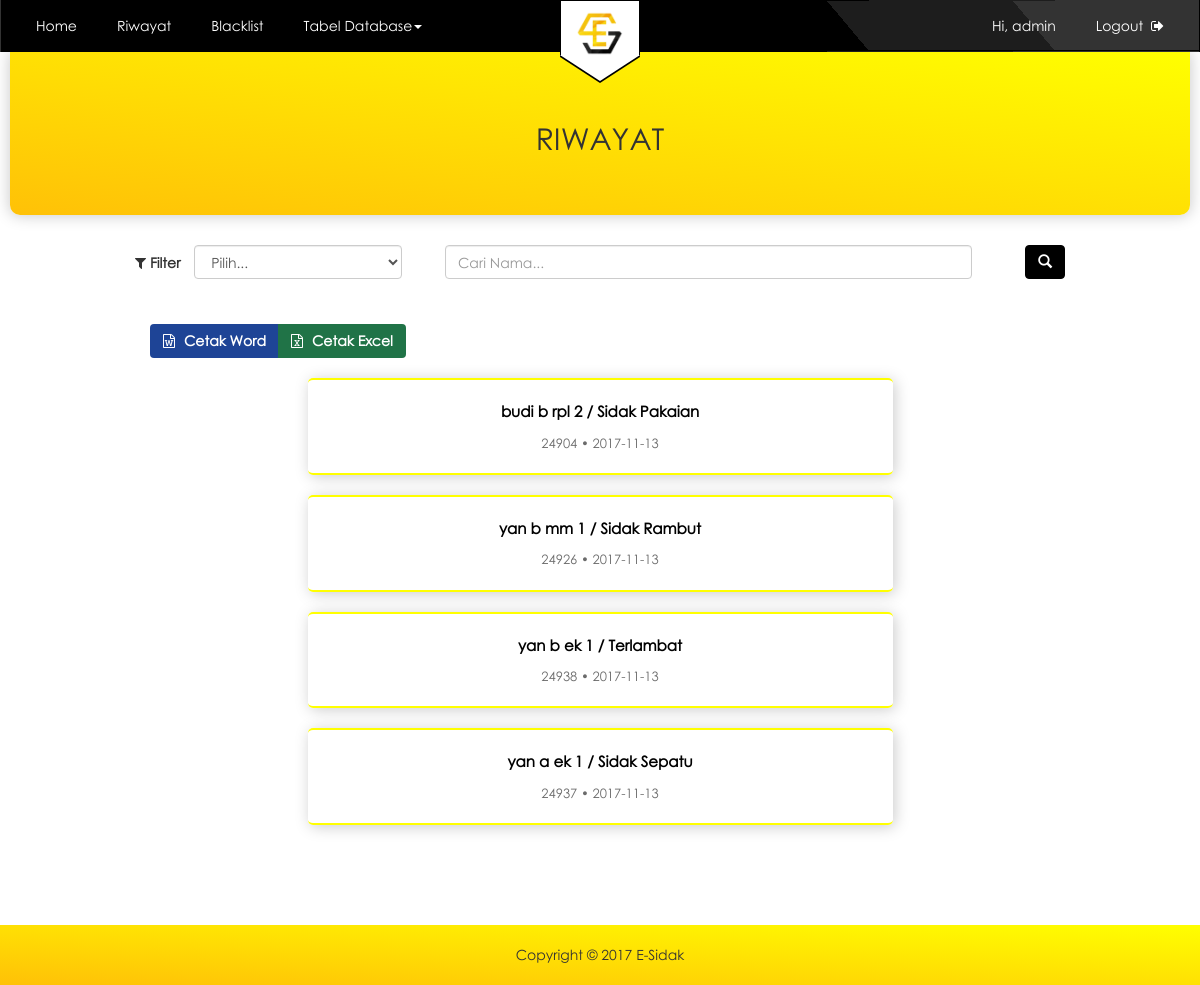
Page /admin/riwayat_admin.php (signed in) on the committed database.
### tables this page shows
CREATE TABLE `user` (
  `id_user` int(12) NOT NULL,
  `nama` varchar(30) NOT NULL,
  `username` varchar(18) NOT NULL,
  `pass` varchar(225) NOT NULL,
  `level` varchar(7) NOT NULL
);

CREATE TABLE `riwayat` (
  `id` int(12) NOT NULL,
  `id_user` int(50) NOT NULL,
  `nis` int(12) NOT NULL,
  `id_pelanggaran` int(50) NOT NULL,
  `tanggal` date NOT NULL
);

CREATE TABLE `data_siswa` (
  `nis` int(12) NOT NULL,
  `nama_siswa` varchar(26) NOT NULL,
  `id_jurusan` int(8) NOT NULL,
  `kelas` int(5) NOT NULL,
  `indeks` int(5) NOT NULL,
  `nama_ortu` varchar(26) NOT NULL,
  `no_ortu` varchar(14) NOT NULL,
  `alamat` varchar(38) NOT NULL,
  `poin` int(100) NOT NULL
);

CREATE TABLE `pelanggaran` (
  `id_pelanggaran` int(12) NOT NULL,
  `nama_pelanggaran` varchar(18) NOT NULL,
  `min_poin` int(100) NOT NULL
);

### admin/riwayat_admin.php (the view, shortened to what this page needs)
<!DOCTYPE html>
<?php
include "../config/koneksi.php";
if(@$_SESSION['admin'] || @$_SESSION['guru']|| @$_SESSION['osis']) {
?>
<?php
if(@$_SESSION['admin']) {
  $userlogin = @$_SESSION['admin'];
 } else if(@$_SESSION['guru']) {
  $userlogin = @$_SESSION['guru'];
 }else{
  $userlogin = @$_SESSION['osis'];
 }
 $sql = mysqli_query($con,"select * from user where username = '$userlogin'") or die (mysql_error());
 $data = mysqli_fetch_array($sql);
?>
<html>
    <head>
        <link rel="stylesheet" type="text/css" href="../css/bootstrap.min.css">
        <link rel="stylesheet" type="text/css" href="https://cdnjs.cloudflare.com/ajax/libs/font-awesome/4.7.0/css/font-awesome.min.css">
        <link rel="stylesheet" href="../js/jquery-ui.css" />
        <link rel="stylesheet" type="text/css" href="../css/style.css">
        <link rel="stylesheet" type="text/css" href="../css/admin.css">
    </head>
    <body>
<nav class="navbar navbar-default navbar-custom">
      <div class="navbar-header">
        <a class="navbar-brand" href="admin_home.php"><img src="../img/esidak2.png" alt=""></a>
      </div>
      <div class="navbar-collapse collapse">
        <ul class="nav navbar-nav navbar-left">
          <li><a href="admin_home.php">Home</a></li>
          <li><a href="riwayat_admin.php">Riwayat</a></li>
          <li><a href="blacklist_admin.php">Blacklist</a></li>
          <li class="dropdown">
            <a href="#" class="dropdown-toggle" data-toggle="dropdown" role="button" aria-haspopup="true" aria-expanded="false">Tabel Database<span class="caret"></span></a>
          </li>
        </ul>
        <ul class="nav navbar-nav navbar-right">
          <li><a href="#u">Hi, <?php echo $data['username']; ?></a></li>
          <li><a href="../config/logout.php">Logout &nbsp;<i class="fa fa-sign-out"></i></a></li>
        </ul>
      </div>
    </nav>
    <div class="container-fluid">
        <div class="jumbotron-list">
          <h2 class="text-center">RIWAYAT</h2>
      </div>
    </div>
<form function="riwayat_admin.php" method="post">
<div class="container-fluid">
  <div class="box frame-cari2">
    <div class="row">
      <div class="col-md-4 col-sm-4">
        <div class="form-group">
          <label for="cari"><i class="fa fa-filter"></i> Filter</label>
          <select class="form-control select-custom-riwayat" id="pilih" name="bulan">
                <option value="">Pilih...</option>
              </select>
        </div>
      </div>
      <div class="col-md-8 col-sm-8">
        <div class="input-container">
          <input type="text" class="form-control select" id="siswa" name="nama" placeholder="Cari Nama...">
            <button class="btn btn-warning" type="submit" name="cari">
              <span class="glyphicon glyphicon-search"></span>
            </button>
          </div>
        </div>
    </div>
  </div>
</div>
</form>
    <div class="wrapper">
      <div class="container container-button-cetak-rb">
        <div class="col-md-12 btn-group">
          <button type="button" name="button" class="btn btn-cw">
            <a href="../config/word_riwayat.php"><i class="fa fa-file-word-o"></i>&nbsp;Cetak Word</a>
          </button>
          <button type="button" name="button" class="btn btn-ce">
          <a href="../config/excel_riwayat.php"><i class="fa fa-file-excel-o"></i>&nbsp;Cetak Excel</a>
        </button>
        </div>
      </div>
    <div class="container-fluid">
          <div class="col-md-12">
               <?php
                  include "../config/koneksi.php";
                  if (isset($_POST['cari']) and !($_POST['nama'])) {
                    if (!($_POST['bulan'])) {
                      $sqll = mysqli_query($con,"select riwayat.*, data_siswa.nama_siswa, user.nama, pelanggaran.nama_pelanggaran from riwayat
                            join data_siswa on riwayat.nis=data_siswa.nis
                            join user on riwayat.id_user=user.id_user
                            join pelanggaran on riwayat.id_pelanggaran=pelanggaran.id_pelanggaran order by id desc") or die(mysqli_error());
                    }else{
                    $bulan = $_POST['bulan'];
                    $sqll = mysqli_query($con,"select riwayat.*, data_siswa.nama_siswa, user.nama, pelanggaran.nama_pelanggaran from riwayat
                            join data_siswa on riwayat.nis=data_siswa.nis
                            join user on riwayat.id_user=user.id_user
                            join pelanggaran on riwayat.id_pelanggaran=pelanggaran.id_pelanggaran where MONTH(tanggal)='$bulan' ORDER BY tanggal DESC") or die(mysqli_error());
                  }
                }else{
                  $sqll = mysqli_query($con,"select riwayat.*, data_siswa.nama_siswa, user.nama, pelanggaran.nama_pelanggaran from riwayat
                            join data_siswa on riwayat.nis=data_siswa.nis
                            join user on riwayat.id_user=user.id_user
                            join pelanggaran on riwayat.id_pelanggaran=pelanggaran.id_pelanggaran order by id desc") or die(mysqli_error());
                }
                  while($tampil = mysqli_fetch_array($sqll)){
                    ?>
                  <div class="container-panel">
                    <a href="detail_riwayat.php?id=<?php echo $tampil['id']; ?>">
                    <table class="table table-custom">
                    <tbody>
                      <tr>
                        <td><h2><?php echo $tampil['nama_siswa']; ?> / <?php echo $tampil['nama_pelanggaran']; ?></h2></td>
                      </tr>
                      <tr>
                      <td><h4><?php echo $tampil['nis']; ?>&nbsp;•&nbsp;<?php echo $tampil['tanggal']; ?>
                      </h4></td>
                      </tr>
                    </tbody>
                    </table>
                    </a>
                  </div>
                  <?php
                    }
                  ?>
      </div>
    </div>
    </div>
<footer>
      <p>Copyright &copy; 2017 E-Sidak</p>
    </footer>
</body>
</html>
<?php
}
?>

### css/style.css (style rules this page uses)
html,body { font-family: century_gothic; }
.container-fluid { margin: 0; padding: 0 }
.navbar-custom { background: linear-gradient(50deg , #000 70%,#1d1d1d 0, #1d1d1d 85%, #333333 20%); border-radius: 0; border-color: transparent; margin-bottom: 0; }
.navbar-custom .navbar-nav li a, .navbar-custom-user .navbar-nav li a, .navbar-custom-user .navbar-nav li span { color: #fff; border-radius: 4px; display: block; margin: 10px 5px; padding: 5px 15px; }
.navbar-brand img { border: 1px solid black; background: #fff; margin: 0 auto; width: 80px; padding: 10px 15px 0px; border-top: 0; }
.navbar-brand { padding: 0; width: 100%; position: absolute; border-bottom: 1px solid #000; }
.navbar-default .navbar-collapse { border: 0; }
.navbar-brand::after { content:''; position:relative; top: -1.4px; border-style:solid; border-width: 26px 40px 0; border-color: #fff transparent; width:0; display:block; margin:0 auto; }
.navbar-brand::before { content:''; position:absolute; left:50%; top: 141%; border-style:solid; border-width: 26px 40px 0; border-color: #000 transparent; width:0; transform:translate(-50%, -50%); }
.navbar-right { margin-right: 0px; }
.box { margin: 0 150px; }
.col-md-4, .col-md-8 { padding: 0; }
.frame-cari2 { margin-bottom: 30px; }
.form-group label { margin-right: 10px; }
.btn-warning { background: #000; border-color: #000; }
.jumbotron-list { background: linear-gradient(to top right, #FFC107,yellow); margin-bottom: 50px; padding: 50px 15px; margin: 0 10px 30px; border-radius: 0 0 10px 10px; box-shadow: 0px 0px 15px 1px #ccc; }
.wrapper { min-height: 500px; }
.select-custom-riwayat { width: 67%; display: inline-block; }
.table-custom { margin: auto; }
.table-custom tbody tr th, .table-custom tbody tr td, .table-about tbody tr td { border: 0; }
.container-panel, .container-panel-detail { border: 2px solid yellow; border-left-width: 0px; border-right-width: 0px; width: 50%; margin: 0 auto; padding: 15px; border-radius: 5px; margin-bottom: 20px; box-shadow: 2px 2px 15px #ccc; }
.container-panel { text-align: center; }
.container-panel a { text-decoration: none; color: #000; }
.table-custom tbody tr td h2, .table-custom tbody tr td h4 { margin: 0; }
.table-custom tbody tr td h2 { font-size: 15px; font-weight: bold; }
.table-custom tbody tr td h4 { font-size: 13px; color: #6b6b6b; }
.input-container { display: flex; justify-content: space-between; }
input.select { width: 85%; }
footer { background: linear-gradient(to top right, #FFC107,yellow); padding: 20px; margin-top: 80px; text-align: center; }
footer p { margin: 0; }

### css/admin.css (style rules this page uses)
.container-button-cetak-rb { width: 80%; margin: 0 auto 20px; }
.btn-group .btn { color: #fff; font-weight: bold; }
.btn-group a { text-decoration: none; color: #fff; }
.btn-group .btn i { padding-right: 5px; }
.btn-cw { background: #1e4496; }
.btn-ce { background: #207347; }

### rows in the picture
user: username "admin"
riwayat: data_siswa.nama_siswa "budi b rpl 2", id_pelanggaran.nama_pelanggaran "Sidak Pakaian", nis "24904", tanggal "2017-11-13"
riwayat: data_siswa.nama_siswa "yan b mm 1", id_pelanggaran.nama_pelanggaran "Sidak Rambut", nis "24926", tanggal "2017-11-13"
riwayat: data_siswa.nama_siswa "yan b ek 1", id_pelanggaran.nama_pelanggaran "Terlambat", nis "24938", tanggal "2017-11-13"
riwayat: data_siswa.nama_siswa "yan a ek 1", id_pelanggaran.nama_pelanggaran "Sidak Sepatu", nis "24937", tanggal "2017-11-13"
